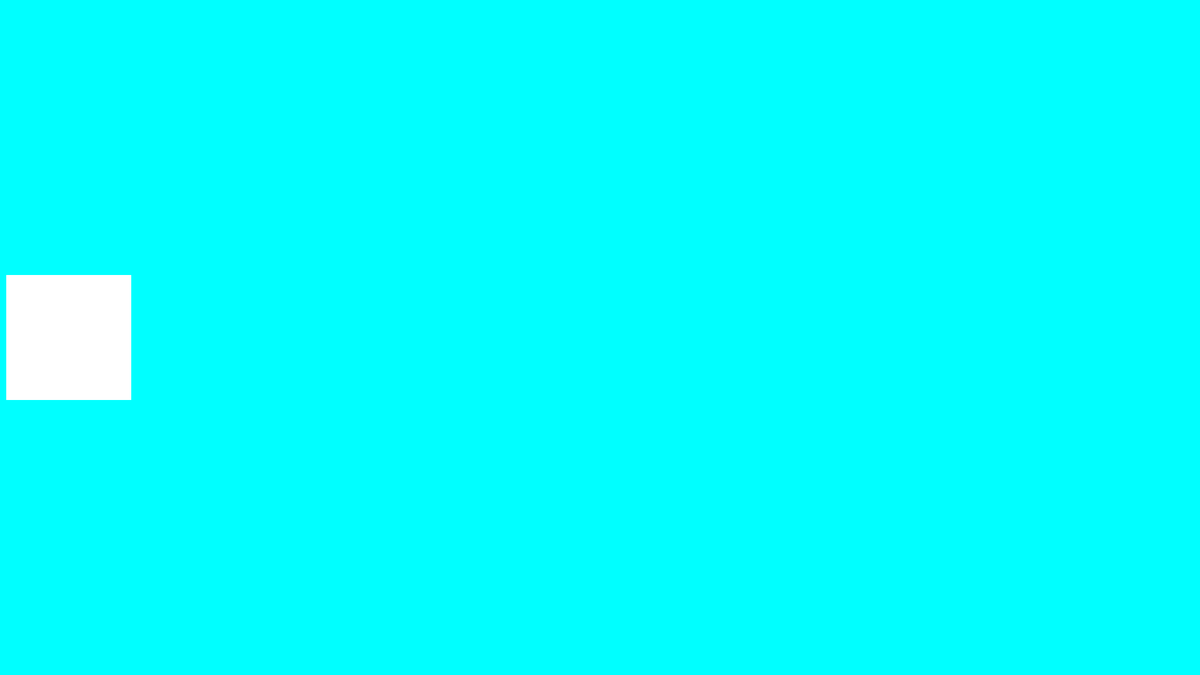
Frame 1 (no input)
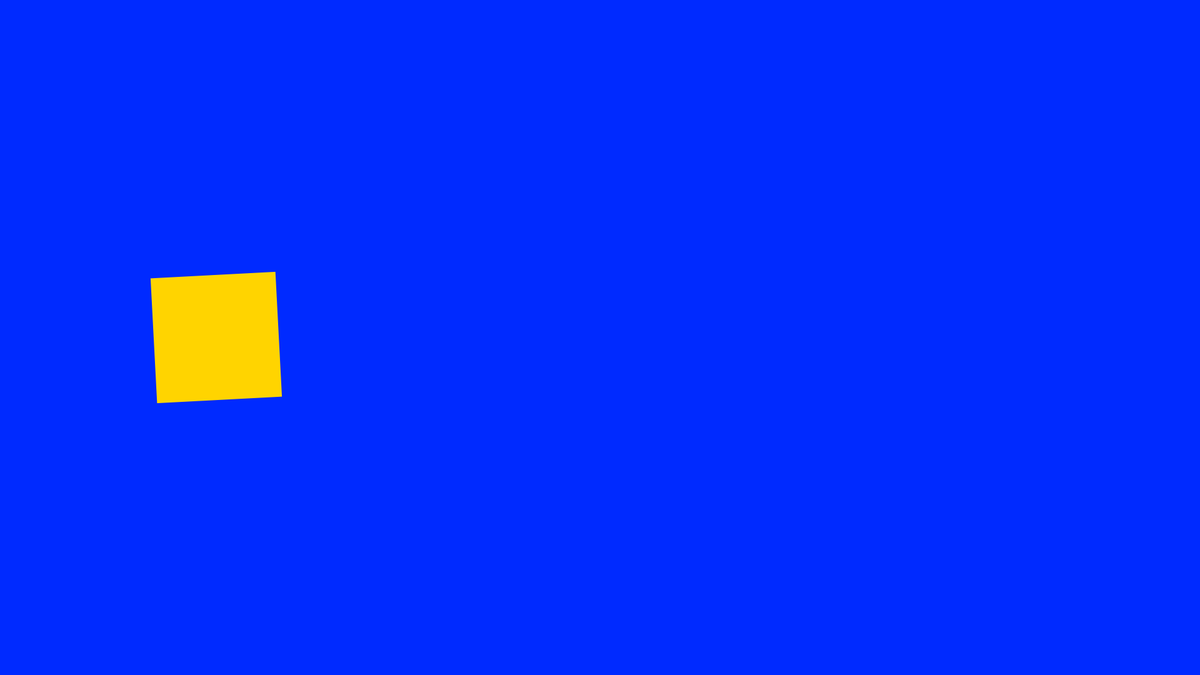
Frame 60 (the mouse pressed at the canvas centre just before this capture)
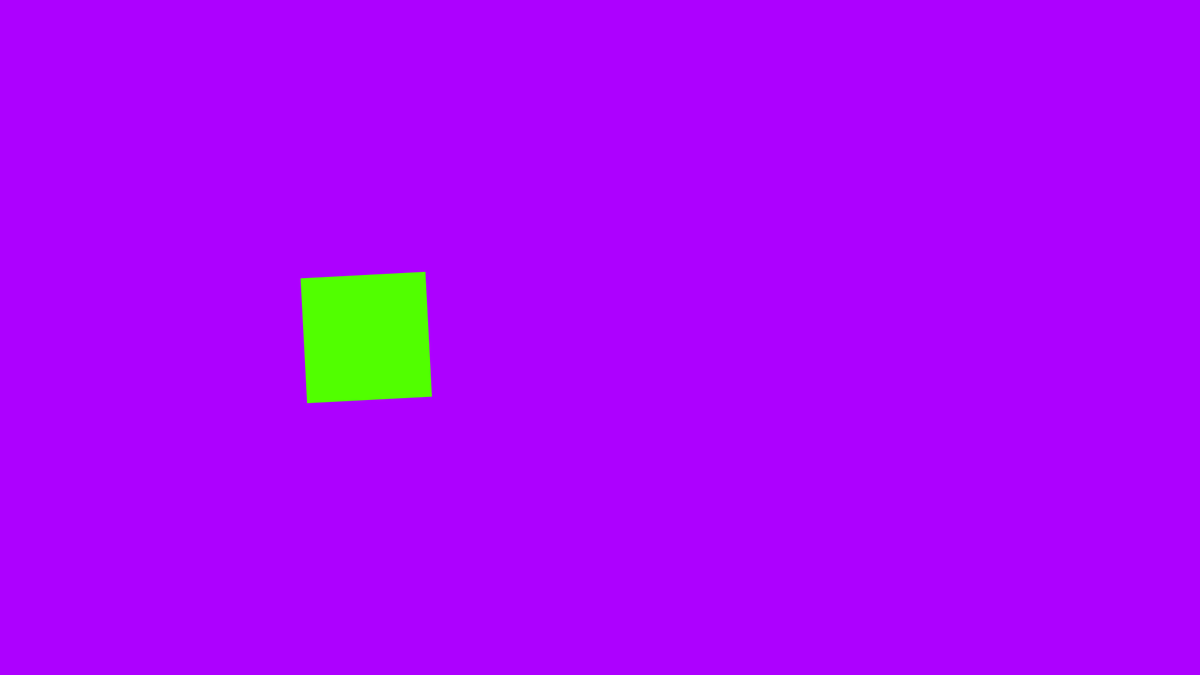
Frame 120 (the mouse held since frame 60 and released just before this capture)

The Processing sketch that drew these frames (run headless with seeded random() and noise(); from frame 60 on, the mouse is pressed at the canvas centre):

// Processing sketch: Assignment_4_Sketch
// ── Assignment_4_Sketch.pde
//Assignment 4. Sketch showing harmonic motion with use of transformations

float posX = 110;     // width and height aren't defined in size yet so I used the raw numbers. Position X of square
float posY = 1080/2;  // position y of square
float angle = 0;      // original angle
float squareColor;    // color of square
float speedX = 4;     // speed in X of the moving square
float angleStep = 3;  // change in angle

void setup(){         
  size(1920, 1080);
  noStroke();
  colorMode(HSB, 360, 100, 100);                  //for easy color changes later on
  rectMode(CENTER);                               // to make drawing and moving the suqare easier
}


void draw(){
  background((squareColor + 180) % 360, 100, 100);    //fills Background with color complementary to square Color (using HSB, so cyan is the complementary color for red)                      
  moveSquare();                                       //moves square
  squareColor = map(posX, 110, width - 110, 0, 360);  // makes sure colors are consistent with boundaries set in moveSquare
  fill(squareColor, 100, 100);                        //fills square with color based on how far along the screen it is.
}


void moveSquare(){                  // moves square along the screen, changing angle and color as it moves
 pushMatrix();                          //Push
  translate(posX, posY);                    //moves origin to posX and posY
  rotate(radians(angle));                   //rotates based on angle
  rect(0, 0, 200, 200);                     //draws square
  popMatrix();                          //Pop
  angle += angleStep;                       //increments angle
  posX += speedX;                           //increments posX
  if (posX >= width - 110 || posX <= 110){  //makes sure square stays visible on screen. Sets boundaries for movement
    speedX *= -1;                           //changes direction of movement
    angleStep *= -1;                        //changes direction of rotation
  }
}
